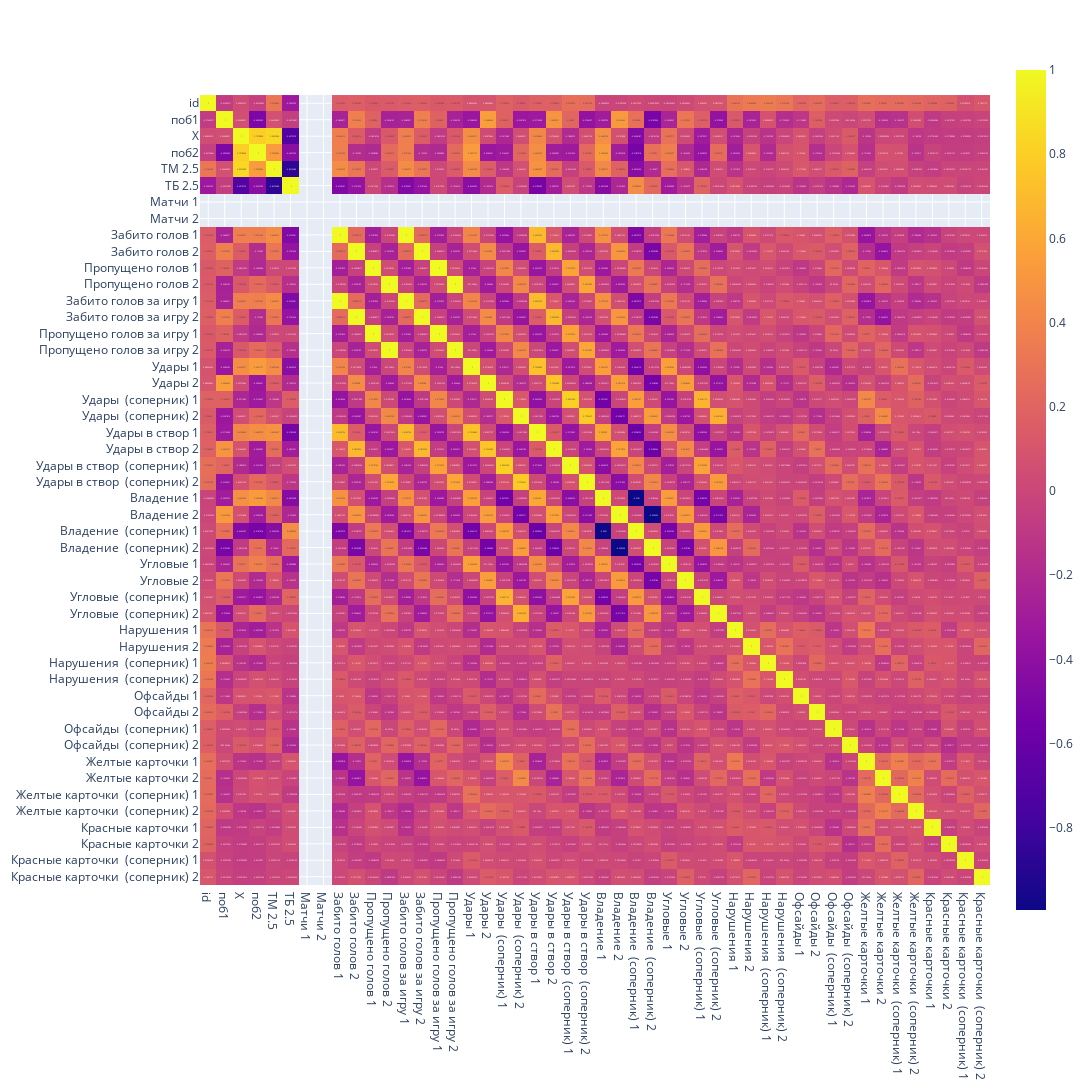

Notebook source saved alongside this figure:
### Code cell
fig = px.imshow(
    df.corr(),
    text_auto=True,
    height=1400,
    width=1400
)
fig.show()

### Figure 1 — Plotly figure (JSON) as saved in the notebook; plotly's stock layout.template omitted (floating-point values rounded to 4 significant figures; data arrays with more than 128 entries replaced by an {"elided": "..."} marker saying what was removed)
{"data": [{"coloraxis": "coloraxis", "hovertemplate": "x: %{x}<br>y: %{y}<br>color: %{z}<extra></extra>", "name": "0", "texttemplate": "%{z}", "type": "heatmap", "x": ["id", "поб1", "X", "поб2", "ТМ 2.5", "ТБ 2.5", "Матчи 1", "Матчи 2", "Забито голов 1", "Забито голов 2", "Пропущено голов 1", "Пропущено голов 2", "Забито голов за игру 1", "Забито голов за игру 2", "Пропущено голов за игру 1", "Пропущено голов за игру 2", "Удары 1", "Удары 2", "Удары  (соперник) 1", "Удары  (соперник) 2", "Удары в створ 1", "Удары в створ 2", "Удары в створ  (соперник) 1", "Удары в створ  (соперник) 2", "Владение 1", "Владение 2", "Владение  (соперник) 1", "Владение  (соперник) 2", "Угловые 1", "Угловые 2", "Угловые  (соперник) 1", "Угловые  (соперник) 2", "Нарушения 1", "Нарушения 2", "Нарушения  (соперник) 1", "Нарушения  (соперник) 2", "Офсайды 1", "Офсайды 2", "Офсайды  (соперник) 1", "Офсайды  (соперник) 2", "Желтые карточки 1", "Желтые карточки 2", "Желтые карточки  (соперник) 1", "Желтые карточки  (соперник) 2", "Красные карточки 1", "Красные карточки 2", "Красные карточки  (соперник) 1", "Красные карточки  (соперник) 2"], "xaxis": "x", "y": ["id", "поб1", "X", "поб2", "ТМ 2.5", "ТБ 2.5", "Матчи 1", "Матчи 2", "Забито голов 1", "Забито голов 2", "Пропущено голов 1", "Пропущено голов 2", "Забито голов за игру 1", "Забито голов за игру 2", "Пропущено голов за игру 1", "Пропущено голов за игру 2", "Удары 1", "Удары 2", "Удары  (соперник) 1", "Удары  (соперник) 2", "Удары в створ 1", "Удары в створ 2", "Удары в створ  (соперник) 1", "Удары в створ  (соперник) 2", "Владение 1", "Владение 2", "Владение  (соперник) 1", "Владение  (соперник) 2", "Угловые 1", "Угловые 2", "Угловые  (соперник) 1", "Угловые  (соперник) 2", "Нарушения 1", "Нарушения 2", "Нарушения  (соперник) 1", "Нарушения  (соперник) 2", "Офсайды 1", "Офсайды 2", "Офсайды  (соперник) 1", "Офсайды  (соперник) 2", "Желтые карточки 1", "Желтые карточки 2", "Желтые карточки  (соперник) 1", "Желтые карточки  (соперник) 2", "Красные карточки 1", "Красные карточки 2", "Красные карточки  (соперник) 1", "Красные карточки  (соперник) 2"], "yaxis": "y", "z": {"elided": "48x48 float values"}}], "layout": {"coloraxis": {"colorscale": [[0, "#0d0887"], [0.1111, "#46039f"], [0.2222, "#7201a8"], [0.3333, "#9c179e"], [0.4444, "#bd3786"], [0.5556, "#d8576b"], [0.6667, "#ed7953"], [0.7778, "#fb9f3a"], [0.8889, "#fdca26"], [1, "#f0f921"]]}, "height": 1400, "margin": {"t": 60}, "width": 1400, "xaxis": {"anchor": "y", "constrain": "domain", "domain": [0, 1], "scaleanchor": "y"}, "yaxis": {"anchor": "x", "autorange": "reversed", "constrain": "domain", "domain": [0, 1]}}}
